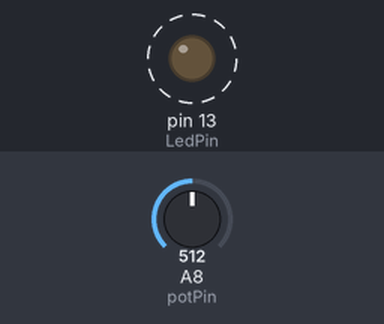
A sketch run on a simulated Arduino Mega 2560, built with avr-gcc and run on an emulated ATmega2560. On the bench: output pins drawn as LEDs (lit = HIGH). Dashed ring = blinking. Inputs (shaded band) come from the test bench; at power-on: A8 (potPin) = 512.

Above: at 1.8 s.
1.9 s: A8 (potPin) set to 0
At 3.1 s:
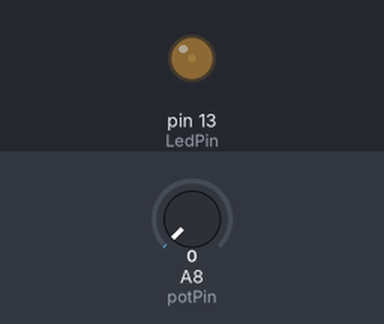
3.6 s: A8 (potPin) set to 122
At 3.9 s:
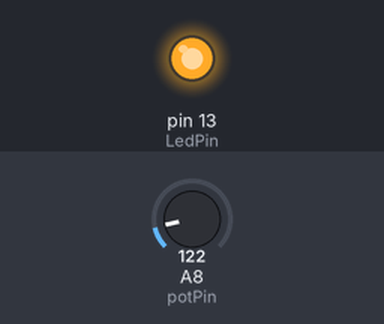
Timing chart, 0 to 13.1 s (numbered marks = the images above; inputs shaded):
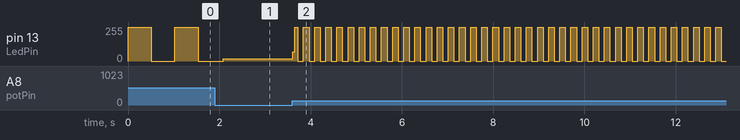

The sketch:

PotLed.ino
```cpp
int potPin = A8;
int LedPin = 13;
int val = 0;

void setup() {
  // put your setup code here, to run once:
  pinMode(LedPin,OUTPUT);
}

void loop() {
  // put your main code here, to run repeatedly:
  val = analogRead(potPin);
  digitalWrite(LedPin, HIGH);
  delay(val);
  digitalWrite(LedPin,LOW);
  delay(val);

}
```

Measured:
- after the input at 3.6 s, pin 13 (LedPin): 18/255 → 70/255 at once, then moves between 0/255 and 255/255, repeating every 0.24 s
- by itself, pin 13 (LedPin): alternates 255/255 for 0.51 s and 0/255 for 0.51 s
